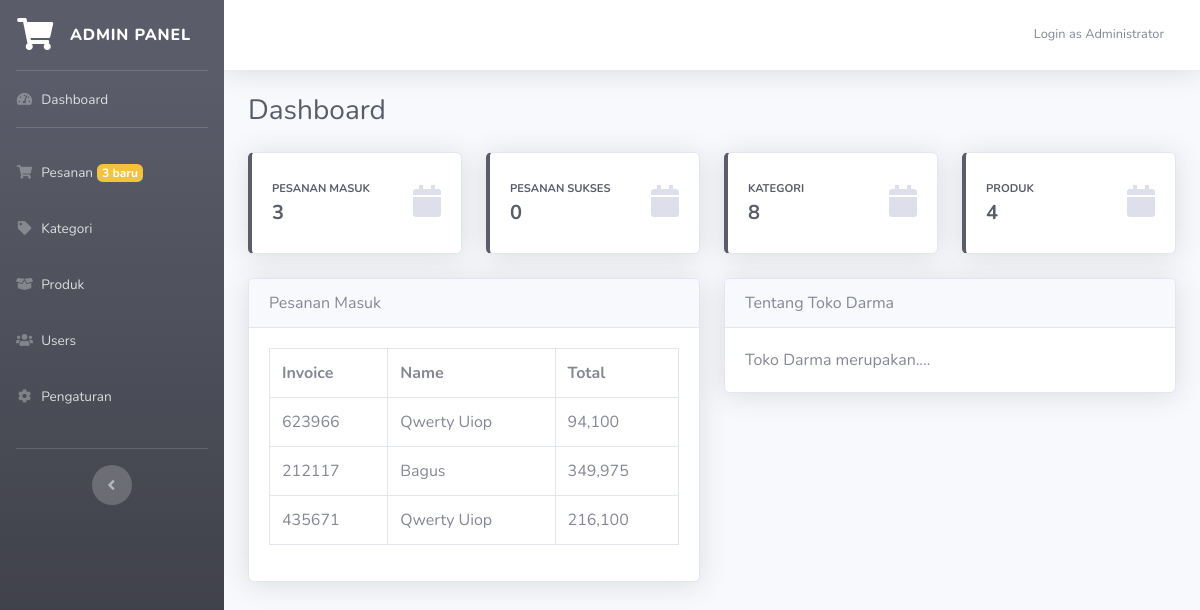
/admin.php?page=home (signed in), run on an earlier commit of the app's database.
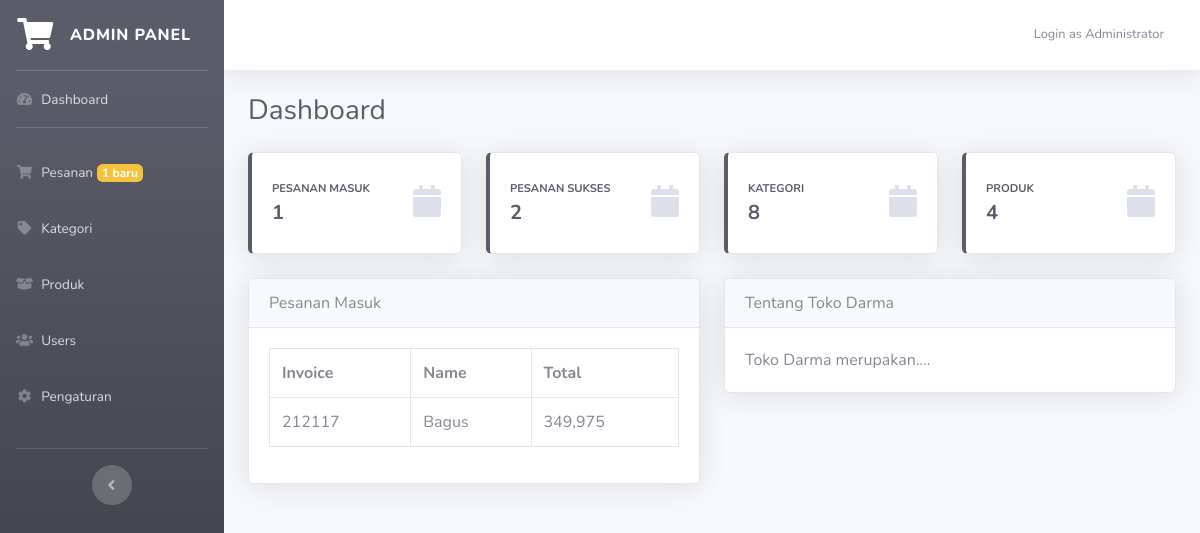
And on a later commit of the database.
### tables this page shows
CREATE TABLE `invoice` (
  `id` int(11) NOT NULL,
  `invoice_code` varchar(10) NOT NULL,
  `name` varchar(50) NOT NULL,
  `email` varchar(50) NOT NULL,
  `telp` varchar(20) NOT NULL,
  `region` int(11) NOT NULL,
  `address` text NOT NULL,
  `ongkir` varchar(10) NOT NULL,
  `total_price` int(11) NOT NULL,
  `total_all` int(11) NOT NULL,
  `date_input` datetime NOT NULL,
  `status_payment` int(1) NOT NULL,
  `status_delivery` int(1) NOT NULL,
  `bukti_transfer` varchar(100) NOT NULL,
  `no_resi` varchar(50) NOT NULL,
  `expedisi` varchar(50) NOT NULL
);

### admin.php (called while the page is built, shortened)
<?php
require_once 'include/cfg.php';
include "module/templates/index-admin.php";

### module/admin/dashboard.php (the view, shortened to what the changed rows need)
<div class="container-fluid">
<div class="d-sm-flex align-items-center justify-content-between mb-4">
  <h1 class="h3 mb-0 text-gray-800">Dashboard</h1>
</div>
<div class="row">
  <?php
  $data = mysqli_num_rows(mysqli_query($db,"select * from invoice where status_payment=0"));
  ?>
  <div class="col-xl-3 col-md-6 mb-4">
    <div class="card border-left-dark shadow h-100 py-2">
      <div class="card-body">
        <div class="row no-gutters align-items-center">
          <div class="col mr-2">
            <div class="text-xs font-weight-bold text-dark text-uppercase mb-1">Pesanan Masuk</div>
            <div class="h5 mb-0 font-weight-bold text-gray-800"><?=$data?></div>
          </div>
        </div>
      </div>
    </div>
  </div>
  <?php
  $data = mysqli_num_rows(mysqli_query($db,"select * from invoice where status_payment=1"));
  ?>
  <div class="col-xl-3 col-md-6 mb-4">
    <div class="card border-left-dark shadow h-100 py-2">
      <div class="card-body">
        <div class="row no-gutters align-items-center">
          <div class="col mr-2">
            <div class="text-xs font-weight-bold text-dark text-uppercase mb-1">Pesanan Sukses</div>
            <div class="h5 mb-0 font-weight-bold text-gray-800"><?=$data?></div>
          </div>
        </div>
      </div>
    </div>
  </div>
</div>
<div class="row">
    <div class="col-md-6 mb-3">
        <div class="card shadow">
            <div class="card-body">
                <?php
                $data = mysqli_query($db,"select * from invoice where status_payment=0");
                if(mysqli_num_rows($data) > 0){ ?>
                <div class="table-responsive">
                  <table class="table table-bordered" width="100%">
                      <tr>
                          <th>Invoice</th>
                          <th>Name</th>
                          <th>Total</th>
                      </tr>
                      <?php while($d = mysqli_fetch_array($data)){ ?>
                          <tr>
                              <td><?= $d['invoice_code'] ?></td>
                              <td><?= $d['name'] ?></td>
                              <td><?= number_format($d['total_all'],0,".",",") ?></td>
                          </tr>
                      <?php } ?>
                  </table>
                </div>
                <?php }else{ ?>
                    <div class="alert alert-warning">Belum ada pesanan</div>
                <?php } ?>
            </div>
        </div>
    </div>
</div>
</div>
</div>
</div>

### module/templates/index-admin.php (shortened to what the changed rows need)
<!DOCTYPE html>
<html lang="en">
  <head>
    <link
      href="assets/vendor/fontawesome-free/css/all.min.css"
      rel="stylesheet"
      type="text/css"
    />
    <link href="assets/css/sb-admin-2.min.css" rel="stylesheet" />
    <link rel="stylesheet" href="assets/select2-4.0.6-rc.1/dist/css/select2.min.css">
    <link rel="stylesheet" type="text/css" href="https://cdn.datatables.net/v/bs4/dt-1.11.5/datatables.min.css"/>
    <link rel="stylesheet" media="screen" type="text/css" href="assets/css/colorpicker.css" />
  </head>
  <body id="page-top">
    <div id="wrapper">
      <ul
        class="navbar-nav bg-gradient-dark sidebar sidebar-dark accordion"
        id="accordionSidebar"
      >
        <?php $orders = mysqli_num_rows(mysqli_query($db,"select * from invoice where status_payment=0")); ?>
        <li class="nav-item">
          <a class="nav-link" href="?page=orders">
            <i class="fas fa-fw fa-shopping-cart"></i>
            <span>Pesanan</span> <small class="badge badge-warning"><?=$orders?> baru</small></a
          >
        </li>
        <br />
      </ul>
      <div id="content-wrapper" class="d-flex flex-column">
        <div id="content">
            <?php include $page;?>
          </div>
</body>
</html>

What changed in the data, as far as the page shows it:
no longer on this page (row edited): invoice: invoice_code "623966", name "Qwerty Uiop", total_all "94,100"
no longer on this page (row edited): invoice: invoice_code "435671", name "Qwerty Uiop", total_all "216,100"
Also different on the page:
$orders: "3" → "1"
$data: "3" → "1"
$data: "0" → "2"
